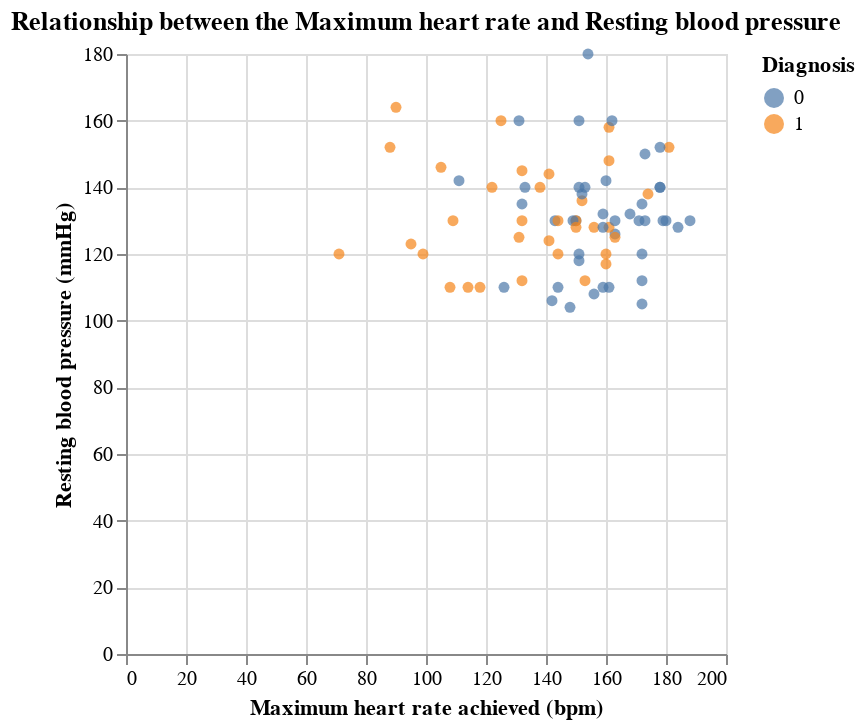

The notebook cell this image was saved under:
### Markdown cell above
the confusion matrix shows that 32 observations where predicted correctly as 0 (no diagnosis) and 24 as 1. it also shows that the classifier wrongly classified 10 as 1 when they were truly 0 and 10 as 0 when they were truly 1


Accuracy = 73.7%, 
Precision = 76.2%, 
Recall = 76.2%

### Code cell
results_plot = alt.Chart(heart_test_predictions).mark_circle(opacity =0.7).encode(
    x=alt.X("thalach").title("Maximum heart rate achieved (bpm)"),
    y=alt.Y("trestbps").title("Resting blood pressure (mmHg)"),
    color=alt.Color("num:N").title("Diagnosis")
).properties(title='Relationship between the Maximum heart rate and Resting blood pressure')
results_plot

### Figure 1 — Vega-Lite specification as saved in the notebook (floating-point values rounded to 4 significant figures)
{"config": {"view": {"continuousWidth": 300, "continuousHeight": 300}}, "data": {"name": "data-e8cdb51f134d8399d02d71e9c4e6cebc"}, "mark": {"type": "circle", "opacity": 0.7}, "encoding": {"color": {"field": "num", "title": "Diagnosis", "type": "nominal"}, "x": {"field": "thalach", "title": "Maximum heart rate achieved (bpm)", "type": "quantitative"}, "y": {"field": "trestbps", "title": "Resting blood pressure (mmHg)", "type": "quantitative"}}, "title": "Relationship between the Maximum heart rate and Resting blood pressure", "$schema": "https://vega.github.io/schema/vega-lite/v5.16.3.json", "datasets": {"data-e8cdb51f134d8399d02d71e9c4e6cebc": [{"age": 56, "sex": 0, "cp": 2, "trestbps": 140, "chol": 294, "fbs": 0, "restecg": 2, "thalach": 153, "exang": 0, "oldpeak": 1.3, "slope": 2, "ca": 0.0, "thal": 3.0, "num": 0, "predicted": 0}, {"age": 44, "sex": 1, "cp": 4, "trestbps": 120, "chol": 169, "fbs": 0, "restecg": 0, "thalach": 144, "exang": 1, "oldpeak": 2.8, "slope": 3, "ca": 0.0, "thal": 6.0, "num": 1, "predicted": 1}, {"age": 42, "sex": 1, "cp": 3, "trestbps": 130, "chol": 180, "fbs": 0, "restecg": 0, "thalach": 150, "exang": 0, "oldpeak": 0.0, "slope": 1, "ca": 0.0, "thal": 3.0, "num": 0, "predicted": 1}, {"age": 40, "sex": 1, "cp": 4, "trestbps": 152, "chol": 223, "fbs": 0, "restecg": 0, "thalach": 181, "exang": 0, "oldpeak": 0.0, "slope": 1, "ca": 0.0, "thal": 7.0, "num": 1, "predicted": 0}, {"age": 63, "sex": 0, "cp": 3, "trestbps": 135, "chol": 252, "fbs": 0, "restecg": 2, "thalach": 172, "exang": 0, "oldpeak": 0.0, "slope": 1, "ca": 0.0, "thal": 3.0, "num": 0, "predicted": 0}, {"age": 64, "sex": 0, "cp": 4, "trestbps": 180, "chol": 325, "fbs": 0, "restecg": 0, "thalach": 154, "exang": 1, "oldpeak": 0.0, "slope": 1, "ca": 0.0, "thal": 3.0, "num": 0, "predicted": 1}, {"age": 53, "sex": 0, "cp": 4, "trestbps": 130, "chol": 264, "fbs": 0, "restecg": 2, "thalach": 143, "exang": 0, "oldpeak": 0.4, "slope": 2, "ca": 0.0, "thal": 3.0, "num": 0, "predicted": 1}, {"age": 64, "sex": 1, "cp": 1, "trestbps": 110, "chol": 211, "fbs": 0, "restecg": 2, "thalach": 144, "exang": 1, "oldpeak": 1.8, "slope": 2, "ca": 0.0, "thal": 3.0, "num": 0, "predicted": 0}, {"age": 60, "sex": 1, "cp": 4, "trestbps": 130, "chol": 253, "fbs": 0, "restecg": 0, "thalach": 144, "exang": 1, "oldpeak": 1.4, "slope": 1, "ca": 1.0, "thal": 7.0, "num": 1, "predicted": 1}, {"age": 69, "sex": 1, "cp": 1, "trestbps": 160, "chol": 234, "fbs": 1, "restecg": 2, "thalach": 131, "exang": 0, "oldpeak": 0.1, "slope": 2, "ca": 1.0, "thal": 3.0, "num": 0, "predicted": 1}, {"age": 57, "sex": 1, "cp": 3, "trestbps": 150, "chol": 126, "fbs": 1, "restecg": 0, "thalach": 173, "exang": 0, "oldpeak": 0.2, "slope": 1, "ca": 1.0, "thal": 7.0, "num": 0, "predicted": 0}, {"age": 60, "sex": 1, "cp": 4, "trestbps": 117, "chol": 230, "fbs": 1, "restecg": 0, "thalach": 160, "exang": 1, "oldpeak": 1.4, "slope": 1, "ca": 2.0, "thal": 7.0, "num": 1, "predicted": 0}, {"age": 57, "sex": 1, "cp": 4, "trestbps": 110, "chol": 201, "fbs": 0, "restecg": 0, "thalach": 126, "exang": 1, "oldpeak": 1.5, "slope": 2, "ca": 0.0, "thal": 6.0, "num": 0, "predicted": 1}, {"age": 67, "sex": 0, "cp": 4, "trestbps": 106, "chol": 223, "fbs": 0, "restecg": 0, "thalach": 142, "exang": 0, "oldpeak": 0.3, "slope": 1, "ca": 2.0, "thal": 3.0, "num": 0, "predicted": 0}, {"age": 67, "sex": 1, "cp": 4, "trestbps": 120, "chol": 237, "fbs": 0, "restecg": 0, "thalach": 71, "exang": 0, "oldpeak": 1.0, "slope": 2, "ca": 0.0, "thal": 3.0, "num": 1, "predicted": 1}, {"age": 43, "sex": 1, "cp": 4, "trestbps": 110, "chol": 211, "fbs": 0, "restecg": 0, "thalach": 161, "exang": 0, "oldpeak": 0.0, "slope": 1, "ca": 0.0, "thal": 7.0, "num": 0, "predicted": 0}, {"age": 48, "sex": 1, "cp": 4, "trestbps": 130, "chol": 256, "fbs": 1, "restecg": 2, "thalach": 150, "exang": 1, "oldpeak": 0.0, "slope": 1, "ca": 2.0, "thal": 7.0, "num": 1, "predicted": 1}, {"age": 47, "sex": 1, "cp": 3, "trestbps": 130, "chol": 253, "fbs": 0, "restecg": 0, "thalach": 179, "exang": 0, "oldpeak": 0.0, "slope": 1, "ca": 0.0, "thal": 3.0, "num": 0, "predicted": 0}, {"age": 59, "sex": 1, "cp": 1, "trestbps": 160, "chol": 273, "fbs": 0, "restecg": 2, "thalach": 125, "exang": 0, "oldpeak": 0.0, "slope": 1, "ca": 0.0, "thal": 3.0, "num": 1, "predicted": 1}, {"age": 51, "sex": 0, "cp": 3, "trestbps": 130, "chol": 256, "fbs": 0, "restecg": 2, "thalach": 149, "exang": 0, "oldpeak": 0.5, "slope": 1, "ca": 0.0, "thal": 3.0, "num": 0, "predicted": 1}, {"age": 68, "sex": 1, "cp": 3, "trestbps": 118, "chol": 277, "fbs": 0, "restecg": 0, "thalach": 151, "exang": 0, "oldpeak": 1.0, "slope": 1, "ca": 1.0, "thal": 7.0, "num": 0, "predicted": 0}, {"age": 47, "sex": 1, "cp": 4, "trestbps": 110, "chol": 275, "fbs": 0, "restecg": 2, "thalach": 118, "exang": 1, "oldpeak": 1.0, "slope": 2, "ca": 1.0, "thal": 3.0, "num": 1, "predicted": 1}, {"age": 41, "sex": 1, "cp": 2, "trestbps": 135, "chol": 203, "fbs": 0, "restecg": 0, "thalach": 132, "exang": 0, "oldpeak": 0.0, "slope": 2, "ca": 0.0, "thal": 6.0, "num": 0, "predicted": 1}, {"age": 44, "sex": 1, "cp": 4, "trestbps": 112, "chol": 290, "fbs": 0, "restecg": 2, "thalach": 153, "exang": 0, "oldpeak": 0.0, "slope": 1, "ca": 1.0, "thal": 3.0, "num": 1, "predicted": 0}, {"age": 64, "sex": 0, "cp": 3, "trestbps": 140, "chol": 313, "fbs": 0, "restecg": 0, "thalach": 133, "exang": 0, "oldpeak": 0.2, "slope": 1, "ca": 0.0, "thal": 7.0, "num": 0, "predicted": 1}, {"age": 41, "sex": 0, "cp": 2, "trestbps": 126, "chol": 306, "fbs": 0, "restecg": 0, "thalach": 163, "exang": 0, "oldpeak": 0.0, "slope": 1, "ca": 0.0, "thal": 3.0, "num": 0, "predicted": 0}, {"age": 54, "sex": 0, "cp": 2, "trestbps": 132, "chol": 288, "fbs": 1, "restecg": 2, "thalach": 159, "exang": 1, "oldpeak": 0.0, "slope": 1, "ca": 1.0, "thal": 3.0, "num": 0, "predicted": 0}, {"age": 59, "sex": 1, "cp": 4, "trestbps": 164, "chol": 176, "fbs": 1, "restecg": 2, "thalach": 90, "exang": 0, "oldpeak": 1.0, "slope": 2, "ca": 2.0, "thal": 6.0, "num": 1, "predicted": 1}, {"age": 53, "sex": 1, "cp": 4, "trestbps": 123, "chol": 282, "fbs": 0, "restecg": 0, "thalach": 95, "exang": 1, "oldpeak": 2.0, "slope": 2, "ca": 2.0, "thal": 7.0, "num": 1, "predicted": 1}, {"age": 52, "sex": 1, "cp": 1, "trestbps": 152, "chol": 298, "fbs": 1, "restecg": 0, "thalach": 178, "exang": 0, "oldpeak": 1.2, "slope": 2, "ca": 0.0, "thal": 7.0, "num": 0, "predicted": 0}, {"age": 57, "sex": 1, "cp": 4, "trestbps": 132, "chol": 207, "fbs": 0, "restecg": 0, "thalach": 168, "exang": 1, "oldpeak": 0.0, "slope": 1, "ca": 0.0, "thal": 7.0, "num": 0, "predicted": 0}, {"age": 57, "sex": 1, "cp": 3, "trestbps": 128, "chol": 229, "fbs": 0, "restecg": 2, "thalach": 150, "exang": 0, "oldpeak": 0.4, "slope": 2, "ca": 1.0, "thal": 7.0, "num": 1, "predicted": 1}, {"age": 70, "sex": 1, "cp": 4, "trestbps": 130, "chol": 322, "fbs": 0, "restecg": 2, "thalach": 109, "exang": 0, "oldpeak": 2.4, "slope": 2, "ca": 3.0, "thal": 3.0, "num": 1, "predicted": 1}, {"age": 58, "sex": 1, "cp": 4, "trestbps": 146, "chol": 218, "fbs": 0, "restecg": 0, "thalach": 105, "exang": 0, "oldpeak": 2.0, "slope": 2, "ca": 1.0, "thal": 7.0, "num": 1, "predicted": 1}, {"age": 53, "sex": 1, "cp": 4, "trestbps": 142, "chol": 226, "fbs": 0, "restecg": 2, "thalach": 111, "exang": 1, "oldpeak": 0.0, "slope": 1, "ca": 0.0, "thal": 7.0, "num": 0, "predicted": 1}, {"age": 44, "sex": 1, "cp": 2, "trestbps": 130, "chol": 219, "fbs": 0, "restecg": 2, "thalach": 188, "exang": 0, "oldpeak": 0.0, "slope": 1, "ca": 0.0, "thal": 3.0, "num": 0, "predicted": 0}, {"age": 40, "sex": 1, "cp": 1, "trestbps": 140, "chol": 199, "fbs": 0, "restecg": 0, "thalach": 178, "exang": 1, "oldpeak": 1.4, "slope": 1, "ca": 0.0, "thal": 7.0, "num": 0, "predicted": 0}, {"age": 40, "sex": 1, "cp": 4, "trestbps": 110, "chol": 167, "fbs": 0, "restecg": 2, "thalach": 114, "exang": 1, "oldpeak": 2.0, "slope": 2, "ca": 0.0, "thal": 7.0, "num": 1, "predicted": 1}, {"age": 52, "sex": 1, "cp": 2, "trestbps": 128, "chol": 205, "fbs": 1, "restecg": 0, "thalach": 184, "exang": 0, "oldpeak": 0.0, "slope": 1, "ca": 0.0, "thal": 3.0, "num": 0, "predicted": 0}, {"age": 65, "sex": 0, "cp": 3, "trestbps": 160, "chol": 360, "fbs": 0, "restecg": 2, "thalach": 151, "exang": 0, "oldpeak": 0.8, "slope": 1, "ca": 0.0, "thal": 3.0, "num": 0, "predicted": 1}, {"age": 62, "sex": 1, "cp": 4, "trestbps": 120, "chol": 267, "fbs": 0, "restecg": 0, "thalach": 99, "exang": 1, "oldpeak": 1.8, "slope": 2, "ca": 2.0, "thal": 7.0, "num": 1, "predicted": 1}, {"age": 61, "sex": 1, "cp": 4, "trestbps": 140, "chol": 207, "fbs": 0, "restecg": 2, "thalach": 138, "exang": 1, "oldpeak": 1.9, "slope": 1, "ca": 1.0, "thal": 7.0, "num": 1, "predicted": 1}, {"age": 52, "sex": 1, "cp": 4, "trestbps": 128, "chol": 204, "fbs": 1, "restecg": 0, "thalach": 156, "exang": 1, "oldpeak": 1.0, "slope": 2, "ca": 0.0, "thal": null, "num": 1, "predicted": 0}, {"age": 69, "sex": 0, "cp": 1, "trestbps": 140, "chol": 239, "fbs": 0, "restecg": 0, "thalach": 151, "exang": 0, "oldpeak": 1.8, "slope": 1, "ca": 2.0, "thal": 3.0, "num": 0, "predicted": 0}, {"age": 49, "sex": 1, "cp": 2, "trestbps": 130, "chol": 266, "fbs": 0, "restecg": 0, "thalach": 171, "exang": 0, "oldpeak": 0.6, "slope": 1, "ca": 0.0, "thal": 3.0, "num": 0, "predicted": 0}, {"age": 66, "sex": 1, "cp": 4, "trestbps": 112, "chol": 212, "fbs": 0, "restecg": 2, "thalach": 132, "exang": 1, "oldpeak": 0.1, "slope": 1, "ca": 1.0, "thal": 3.0, "num": 1, "predicted": 1}, {"age": 51, "sex": 1, "cp": 4, "trestbps": 140, "chol": 298, "fbs": 0, "restecg": 0, "thalach": 122, "exang": 1, "oldpeak": 4.2, "slope": 2, "ca": 3.0, "thal": 7.0, "num": 1, "predicted": 1}, {"age": 46, "sex": 0, "cp": 2, "trestbps": 105, "chol": 204, "fbs": 0, "restecg": 0, "thalach": 172, "exang": 0, "oldpeak": 0.0, "slope": 1, "ca": 0.0, "thal": 3.0, "num": 0, "predicted": 0}, {"age": 66, "sex": 1, "cp": 4, "trestbps": 120, "chol": 302, "fbs": 0, "restecg": 2, "thalach": 151, "exang": 0, "oldpeak": 0.4, "slope": 2, "ca": 0.0, "thal": 3.0, "num": 0, "predicted": 0}, {"age": 58, "sex": 1, "cp": 2, "trestbps": 120, "chol": 284, "fbs": 0, "restecg": 2, "thalach": 160, "exang": 0, "oldpeak": 1.8, "slope": 2, "ca": 0.0, "thal": 3.0, "num": 1, "predicted": 0}, {"age": 60, "sex": 0, "cp": 4, "trestbps": 158, "chol": 305, "fbs": 0, "restecg": 2, "thalach": 161, "exang": 0, "oldpeak": 0.0, "slope": 1, "ca": 0.0, "thal": 3.0, "num": 1, "predicted": 0}, {"age": 61, "sex": 1, "cp": 4, "trestbps": 148, "chol": 203, "fbs": 0, "restecg": 0, "thalach": 161, "exang": 0, "oldpeak": 0.0, "slope": 1, "ca": 1.0, "thal": 7.0, "num": 1, "predicted": 1}, {"age": 45, "sex": 1, "cp": 4, "trestbps": 104, "chol": 208, "fbs": 0, "restecg": 2, "thalach": 148, "exang": 1, "oldpeak": 3.0, "slope": 2, "ca": 0.0, "thal": 3.0, "num": 0, "predicted": 0}, {"age": 67, "sex": 1, "cp": 4, "trestbps": 125, "chol": 254, "fbs": 1, "restecg": 0, "thalach": 163, "exang": 0, "oldpeak": 0.2, "slope": 2, "ca": 2.0, "thal": 7.0, "num": 1, "predicted": 0}, {"age": 68, "sex": 1, "cp": 4, "trestbps": 144, "chol": 193, "fbs": 1, "restecg": 0, "thalach": 141, "exang": 0, "oldpeak": 3.4, "slope": 2, "ca": 2.0, "thal": 7.0, "num": 1, "predicted": 1}, {"age": 42, "sex": 1, "cp": 4, "trestbps": 140, "chol": 226, "fbs": 0, "restecg": 0, "thalach": 178, "exang": 0, "oldpeak": 0.0, "slope": 1, "ca": 0.0, "thal": 3.0, "num": 0, "predicted": 0}, {"age": 52, "sex": 1, "cp": 4, "trestbps": 128, "chol": 255, "fbs": 0, "restecg": 0, "thalach": 161, "exang": 1, "oldpeak": 0.0, "slope": 1, "ca": 1.0, "thal": 7.0, "num": 1, "predicted": 0}, {"age": 58, "sex": 0, "cp": 3, "trestbps": 120, "chol": 340, "fbs": 0, "restecg": 0, "thalach": 172, "exang": 0, "oldpeak": 0.0, "slope": 1, "ca": 0.0, "thal": 3.0, "num": 0, "predicted": 0}, {"age": 57, "sex": 1, "cp": 2, "trestbps": 124, "chol": 261, "fbs": 0, "restecg": 0, "thalach": 141, "exang": 0, "oldpeak": 0.3, "slope": 1, "ca": 0.0, "thal": 7.0, "num": 1, "predicted": 1}, {"age": 64, "sex": 1, "cp": 3, "trestbps": 125, "chol": 309, "fbs": 0, "restecg": 0, "thalach": 131, "exang": 1, "oldpeak": 1.8, "slope": 2, "ca": 0.0, "thal": 7.0, "num": 1, "predicted": 1}, {"age": 71, "sex": 0, "cp": 2, "trestbps": 160, "chol": 302, "fbs": 0, "restecg": 0, "thalach": 162, "exang": 0, "oldpeak": 0.4, "slope": 1, "ca": 2.0, "thal": 3.0, "num": 0, "predicted": 0}, {"age": 57, "sex": 0, "cp": 4, "trestbps": 128, "chol": 303, "fbs": 0, "restecg": 2, "thalach": 159, "exang": 0, "oldpeak": 0.0, "slope": 1, "ca": 1.0, "thal": 3.0, "num": 0, "predicted": 0}, {"age": 58, "sex": 0, "cp": 2, "trestbps": 136, "chol": 319, "fbs": 1, "restecg": 2, "thalach": 152, "exang": 0, "oldpeak": 0.0, "slope": 1, "ca": 2.0, "thal": 3.0, "num": 1, "predicted": 0}, {"age": 54, "sex": 1, "cp": 4, "trestbps": 110, "chol": 206, "fbs": 0, "restecg": 2, "thalach": 108, "exang": 1, "oldpeak": 0.0, "slope": 2, "ca": 1.0, "thal": 3.0, "num": 1, "predicted": 1}, {"age": 56, "sex": 1, "cp": 2, "trestbps": 130, "chol": 221, "fbs": 0, "restecg": 2, "thalach": 163, "exang": 0, "oldpeak": 0.0, "slope": 1, "ca": 0.0, "thal": 7.0, "num": 0, "predicted": 0}, {"age": 48, "sex": 1, "cp": 2, "trestbps": 130, "chol": 245, "fbs": 0, "restecg": 2, "thalach": 180, "exang": 0, "oldpeak": 0.2, "slope": 2, "ca": 0.0, "thal": 3.0, "num": 0, "predicted": 0}, {"age": 65, "sex": 1, "cp": 1, "trestbps": 138, "chol": 282, "fbs": 1, "restecg": 2, "thalach": 174, "exang": 0, "oldpeak": 1.4, "slope": 2, "ca": 1.0, "thal": 3.0, "num": 1, "predicted": 0}, {"age": 50, "sex": 0, "cp": 4, "trestbps": 110, "chol": 254, "fbs": 0, "restecg": 2, "thalach": 159, "exang": 0, "oldpeak": 0.0, "slope": 1, "ca": 0.0, "thal": 3.0, "num": 0, "predicted": 0}, {"age": 45, "sex": 0, "cp": 4, "trestbps": 138, "chol": 236, "fbs": 0, "restecg": 2, "thalach": 152, "exang": 1, "oldpeak": 0.2, "slope": 2, "ca": 0.0, "thal": 3.0, "num": 0, "predicted": 0}, {"age": 60, "sex": 1, "cp": 4, "trestbps": 130, "chol": 206, "fbs": 0, "restecg": 2, "thalach": 132, "exang": 1, "oldpeak": 2.4, "slope": 2, "ca": 2.0, "thal": 7.0, "num": 1, "predicted": 1}, {"age": 64, "sex": 1, "cp": 4, "trestbps": 145, "chol": 212, "fbs": 0, "restecg": 2, "thalach": 132, "exang": 0, "oldpeak": 2.0, "slope": 2, "ca": 2.0, "thal": 6.0, "num": 1, "predicted": 1}, {"age": 57, "sex": 1, "cp": 4, "trestbps": 152, "chol": 274, "fbs": 0, "restecg": 0, "thalach": 88, "exang": 1, "oldpeak": 1.2, "slope": 2, "ca": 1.0, "thal": 7.0, "num": 1, "predicted": 1}, {"age": 54, "sex": 1, "cp": 2, "trestbps": 108, "chol": 309, "fbs": 0, "restecg": 0, "thalach": 156, "exang": 0, "oldpeak": 0.0, "slope": 1, "ca": 0.0, "thal": 7.0, "num": 0, "predicted": 0}, {"age": 41, "sex": 0, "cp": 3, "trestbps": 112, "chol": 268, "fbs": 0, "restecg": 2, "thalach": 172, "exang": 1, "oldpeak": 0.0, "slope": 1, "ca": 0.0, "thal": 3.0, "num": 0, "predicted": 0}, {"age": 46, "sex": 0, "cp": 3, "trestbps": 142, "chol": 177, "fbs": 0, "restecg": 2, "thalach": 160, "exang": 1, "oldpeak": 1.4, "slope": 3, "ca": 0.0, "thal": 3.0, "num": 0, "predicted": 0}, {"age": 53, "sex": 1, "cp": 3, "trestbps": 130, "chol": 246, "fbs": 1, "restecg": 2, "thalach": 173, "exang": 0, "oldpeak": 0.0, "slope": 1, "ca": 3.0, "thal": 3.0, "num": 0, "predicted": 0}]}}
